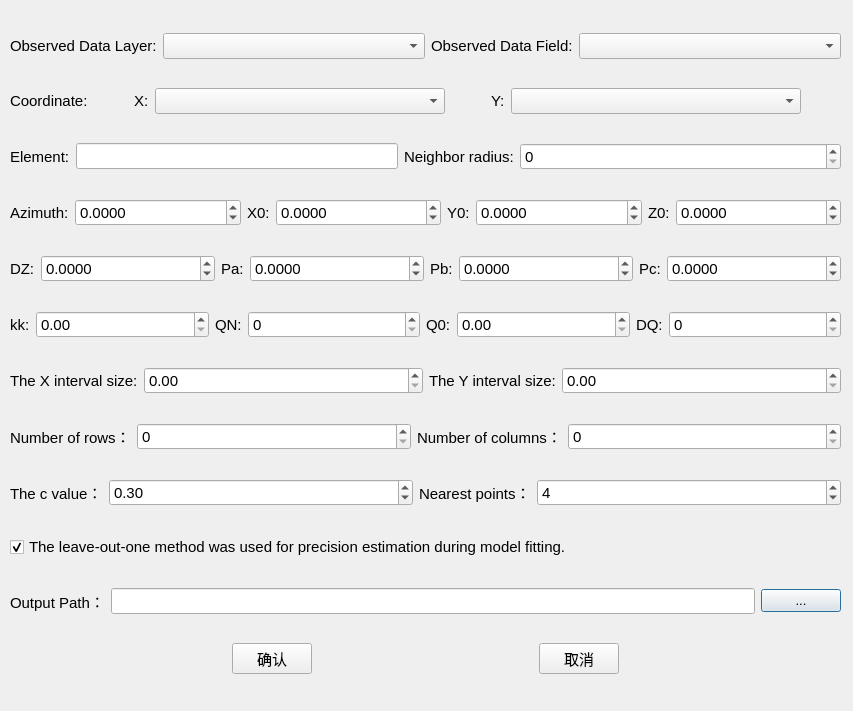
<?xml version="1.0" encoding="UTF-8"?>
<ui version="4.0">
 <class>ReservesEstimatesDialog</class>
 <widget class="QDialog" name="ReservesEstimatesDialog">
  <property name="geometry">
   <rect>
    <x>0</x>
    <y>0</y>
    <width>853</width>
    <height>711</height>
   </rect>
  </property>
  <property name="font">
   <font>
    <pointsize>11</pointsize>
   </font>
  </property>
  <property name="windowTitle">
   <string>Dialog</string>
  </property>
  <widget class="QWidget" name="verticalLayoutWidget">
   <property name="geometry">
    <rect>
     <x>10</x>
     <y>10</y>
     <width>831</width>
     <height>691</height>
    </rect>
   </property>
   <layout class="QVBoxLayout" name="verticalLayout">
    <property name="sizeConstraint">
     <enum>QLayout::SetDefaultConstraint</enum>
    </property>
    <item>
     <layout class="QHBoxLayout" name="horizontalLayout_2">
      <item>
       <widget class="QLabel" name="label">
        <property name="text">
         <string>Observed Data Layer:</string>
        </property>
       </widget>
      </item>
      <item>
       <widget class="QComboBox" name="cmbObPath">
        <property name="sizePolicy">
         <sizepolicy hsizetype="Expanding" vsizetype="Fixed">
          <horstretch>0</horstretch>
          <verstretch>0</verstretch>
         </sizepolicy>
        </property>
       </widget>
      </item>
      <item>
       <widget class="QLabel" name="label_12">
        <property name="text">
         <string>Observed Data Field:</string>
        </property>
       </widget>
      </item>
      <item>
       <widget class="QComboBox" name="cmbObVal">
        <property name="enabled">
         <bool>true</bool>
        </property>
        <property name="sizePolicy">
         <sizepolicy hsizetype="Expanding" vsizetype="Fixed">
          <horstretch>0</horstretch>
          <verstretch>0</verstretch>
         </sizepolicy>
        </property>
       </widget>
      </item>
     </layout>
    </item>
    <item>
     <layout class="QHBoxLayout" name="horizontalLayout">
      <item>
       <widget class="QLabel" name="label_4">
        <property name="text">
         <string>Coordinate:</string>
        </property>
       </widget>
      </item>
      <item>
       <spacer name="horizontalSpacer">
        <property name="orientation">
         <enum>Qt::Horizontal</enum>
        </property>
        <property name="sizeType">
         <enum>QSizePolicy::Fixed</enum>
        </property>
        <property name="sizeHint" stdset="0">
         <size>
          <width>40</width>
          <height>20</height>
         </size>
        </property>
       </spacer>
      </item>
      <item>
       <widget class="QLabel" name="label_5">
        <property name="text">
         <string>X:</string>
        </property>
       </widget>
      </item>
      <item>
       <widget class="QComboBox" name="cmb_x">
        <property name="sizePolicy">
         <sizepolicy hsizetype="Expanding" vsizetype="Fixed">
          <horstretch>0</horstretch>
          <verstretch>0</verstretch>
         </sizepolicy>
        </property>
        <property name="minimumSize">
         <size>
          <width>100</width>
          <height>0</height>
         </size>
        </property>
        <property name="editable">
         <bool>false</bool>
        </property>
       </widget>
      </item>
      <item>
       <spacer name="horizontalSpacer_3">
        <property name="orientation">
         <enum>Qt::Horizontal</enum>
        </property>
        <property name="sizeType">
         <enum>QSizePolicy::Fixed</enum>
        </property>
        <property name="sizeHint" stdset="0">
         <size>
          <width>40</width>
          <height>20</height>
         </size>
        </property>
       </spacer>
      </item>
      <item>
       <widget class="QLabel" name="label_10">
        <property name="enabled">
         <bool>true</bool>
        </property>
        <property name="text">
         <string>Y:</string>
        </property>
       </widget>
      </item>
      <item>
       <widget class="QComboBox" name="cmb_y">
        <property name="sizePolicy">
         <sizepolicy hsizetype="Expanding" vsizetype="Fixed">
          <horstretch>0</horstretch>
          <verstretch>0</verstretch>
         </sizepolicy>
        </property>
        <property name="minimumSize">
         <size>
          <width>100</width>
          <height>0</height>
         </size>
        </property>
        <property name="editable">
         <bool>false</bool>
        </property>
       </widget>
      </item>
      <item>
       <spacer name="horizontalSpacer_2">
        <property name="orientation">
         <enum>Qt::Horizontal</enum>
        </property>
        <property name="sizeType">
         <enum>QSizePolicy::Fixed</enum>
        </property>
        <property name="sizeHint" stdset="0">
         <size>
          <width>40</width>
          <height>20</height>
         </size>
        </property>
       </spacer>
      </item>
     </layout>
    </item>
    <item>
     <layout class="QHBoxLayout" name="horizontalLayout_8">
      <item>
       <widget class="QLabel" name="label_2">
        <property name="text">
         <string>Element:</string>
        </property>
       </widget>
      </item>
      <item>
       <widget class="QLineEdit" name="le_e"/>
      </item>
      <item>
       <widget class="QLabel" name="label_3">
        <property name="text">
         <string>Neighbor radius:</string>
        </property>
       </widget>
      </item>
      <item>
       <widget class="QSpinBox" name="sb_lb">
        <property name="sizePolicy">
         <sizepolicy hsizetype="Expanding" vsizetype="Fixed">
          <horstretch>0</horstretch>
          <verstretch>0</verstretch>
         </sizepolicy>
        </property>
       </widget>
      </item>
     </layout>
    </item>
    <item>
     <layout class="QHBoxLayout" name="horizontalLayout_9">
      <item>
       <widget class="QLabel" name="label_7">
        <property name="text">
         <string>Azimuth:</string>
        </property>
       </widget>
      </item>
      <item>
       <widget class="QDoubleSpinBox" name="dsb_a0">
        <property name="sizePolicy">
         <sizepolicy hsizetype="Expanding" vsizetype="Fixed">
          <horstretch>0</horstretch>
          <verstretch>0</verstretch>
         </sizepolicy>
        </property>
        <property name="decimals">
         <number>4</number>
        </property>
        <property name="minimum">
         <double>-360.000000000000000</double>
        </property>
        <property name="maximum">
         <double>360.000000000000000</double>
        </property>
       </widget>
      </item>
      <item>
       <widget class="QLabel" name="label_11">
        <property name="text">
         <string>X0:</string>
        </property>
       </widget>
      </item>
      <item>
       <widget class="QDoubleSpinBox" name="dsb_x0">
        <property name="sizePolicy">
         <sizepolicy hsizetype="Expanding" vsizetype="Fixed">
          <horstretch>0</horstretch>
          <verstretch>0</verstretch>
         </sizepolicy>
        </property>
        <property name="decimals">
         <number>4</number>
        </property>
        <property name="minimum">
         <double>-9999999.000000000000000</double>
        </property>
        <property name="maximum">
         <double>99999999.000000000000000</double>
        </property>
       </widget>
      </item>
      <item>
       <widget class="QLabel" name="label_13">
        <property name="text">
         <string>Y0:</string>
        </property>
       </widget>
      </item>
      <item>
       <widget class="QDoubleSpinBox" name="dsb_y0">
        <property name="sizePolicy">
         <sizepolicy hsizetype="Expanding" vsizetype="Fixed">
          <horstretch>0</horstretch>
          <verstretch>0</verstretch>
         </sizepolicy>
        </property>
        <property name="decimals">
         <number>4</number>
        </property>
        <property name="minimum">
         <double>-99999999.000000000000000</double>
        </property>
        <property name="maximum">
         <double>99999999.000000000000000</double>
        </property>
       </widget>
      </item>
      <item>
       <widget class="QLabel" name="label_26">
        <property name="text">
         <string>Z0:</string>
        </property>
       </widget>
      </item>
      <item>
       <widget class="QDoubleSpinBox" name="dsb_z0">
        <property name="sizePolicy">
         <sizepolicy hsizetype="Expanding" vsizetype="Fixed">
          <horstretch>0</horstretch>
          <verstretch>0</verstretch>
         </sizepolicy>
        </property>
        <property name="decimals">
         <number>4</number>
        </property>
        <property name="minimum">
         <double>-99999999.000000000000000</double>
        </property>
        <property name="maximum">
         <double>99999999.000000000000000</double>
        </property>
       </widget>
      </item>
     </layout>
    </item>
    <item>
     <layout class="QHBoxLayout" name="horizontalLayout_10">
      <item>
       <widget class="QLabel" name="label_14">
        <property name="text">
         <string>DZ:</string>
        </property>
       </widget>
      </item>
      <item>
       <widget class="QDoubleSpinBox" name="dsb_dz">
        <property name="sizePolicy">
         <sizepolicy hsizetype="Expanding" vsizetype="Fixed">
          <horstretch>0</horstretch>
          <verstretch>0</verstretch>
         </sizepolicy>
        </property>
        <property name="decimals">
         <number>4</number>
        </property>
        <property name="minimum">
         <double>-9999999.000000000000000</double>
        </property>
        <property name="maximum">
         <double>999999.000000000000000</double>
        </property>
       </widget>
      </item>
      <item>
       <widget class="QLabel" name="label_15">
        <property name="text">
         <string>Pa:</string>
        </property>
       </widget>
      </item>
      <item>
       <widget class="QDoubleSpinBox" name="dsb_p_a">
        <property name="sizePolicy">
         <sizepolicy hsizetype="Expanding" vsizetype="Fixed">
          <horstretch>0</horstretch>
          <verstretch>0</verstretch>
         </sizepolicy>
        </property>
        <property name="decimals">
         <number>4</number>
        </property>
        <property name="minimum">
         <double>-9999.000000000000000</double>
        </property>
        <property name="maximum">
         <double>9999.000000000000000</double>
        </property>
       </widget>
      </item>
      <item>
       <widget class="QLabel" name="label_16">
        <property name="text">
         <string>Pb:</string>
        </property>
       </widget>
      </item>
      <item>
       <widget class="QDoubleSpinBox" name="dsb_p_b">
        <property name="sizePolicy">
         <sizepolicy hsizetype="Expanding" vsizetype="Fixed">
          <horstretch>0</horstretch>
          <verstretch>0</verstretch>
         </sizepolicy>
        </property>
        <property name="decimals">
         <number>4</number>
        </property>
        <property name="minimum">
         <double>-9999.000000000000000</double>
        </property>
        <property name="maximum">
         <double>9999.000000000000000</double>
        </property>
       </widget>
      </item>
      <item>
       <widget class="QLabel" name="label_17">
        <property name="text">
         <string>Pc:</string>
        </property>
       </widget>
      </item>
      <item>
       <widget class="QDoubleSpinBox" name="dsb_p_c">
        <property name="sizePolicy">
         <sizepolicy hsizetype="Expanding" vsizetype="Fixed">
          <horstretch>0</horstretch>
          <verstretch>0</verstretch>
         </sizepolicy>
        </property>
        <property name="decimals">
         <number>4</number>
        </property>
        <property name="minimum">
         <double>-9999.000000000000000</double>
        </property>
        <property name="maximum">
         <double>9999.000000000000000</double>
        </property>
       </widget>
      </item>
     </layout>
    </item>
    <item>
     <layout class="QHBoxLayout" name="horizontalLayout_11">
      <item>
       <widget class="QLabel" name="label_18">
        <property name="text">
         <string>kk:</string>
        </property>
       </widget>
      </item>
      <item>
       <widget class="QDoubleSpinBox" name="dsb_kk">
        <property name="sizePolicy">
         <sizepolicy hsizetype="Expanding" vsizetype="Fixed">
          <horstretch>0</horstretch>
          <verstretch>0</verstretch>
         </sizepolicy>
        </property>
        <property name="maximum">
         <double>1.000000000000000</double>
        </property>
       </widget>
      </item>
      <item>
       <widget class="QLabel" name="label_19">
        <property name="text">
         <string>QN:</string>
        </property>
       </widget>
      </item>
      <item>
       <widget class="QSpinBox" name="sb_qn">
        <property name="sizePolicy">
         <sizepolicy hsizetype="Expanding" vsizetype="Fixed">
          <horstretch>0</horstretch>
          <verstretch>0</verstretch>
         </sizepolicy>
        </property>
       </widget>
      </item>
      <item>
       <widget class="QLabel" name="label_20">
        <property name="text">
         <string>Q0:</string>
        </property>
       </widget>
      </item>
      <item>
       <widget class="QDoubleSpinBox" name="dsb_q0">
        <property name="sizePolicy">
         <sizepolicy hsizetype="Expanding" vsizetype="Fixed">
          <horstretch>0</horstretch>
          <verstretch>0</verstretch>
         </sizepolicy>
        </property>
        <property name="maximum">
         <double>100.000000000000000</double>
        </property>
       </widget>
      </item>
      <item>
       <widget class="QLabel" name="label_21">
        <property name="text">
         <string>DQ:</string>
        </property>
       </widget>
      </item>
      <item>
       <widget class="QSpinBox" name="sb_dq">
        <property name="sizePolicy">
         <sizepolicy hsizetype="Expanding" vsizetype="Fixed">
          <horstretch>0</horstretch>
          <verstretch>0</verstretch>
         </sizepolicy>
        </property>
       </widget>
      </item>
     </layout>
    </item>
    <item>
     <layout class="QHBoxLayout" name="horizontalLayout_5">
      <item>
       <widget class="QLabel" name="label_grid">
        <property name="text">
         <string>The X interval size:</string>
        </property>
       </widget>
      </item>
      <item>
       <widget class="QDoubleSpinBox" name="dsb_x">
        <property name="sizePolicy">
         <sizepolicy hsizetype="Expanding" vsizetype="Fixed">
          <horstretch>0</horstretch>
          <verstretch>0</verstretch>
         </sizepolicy>
        </property>
        <property name="maximum">
         <double>9999.000000000000000</double>
        </property>
       </widget>
      </item>
      <item>
       <widget class="QLabel" name="label_grid_2">
        <property name="text">
         <string>The Y interval size:</string>
        </property>
       </widget>
      </item>
      <item>
       <widget class="QDoubleSpinBox" name="dsb_y">
        <property name="sizePolicy">
         <sizepolicy hsizetype="Expanding" vsizetype="Fixed">
          <horstretch>0</horstretch>
          <verstretch>0</verstretch>
         </sizepolicy>
        </property>
        <property name="maximum">
         <double>9999.000000000000000</double>
        </property>
       </widget>
      </item>
     </layout>
    </item>
    <item>
     <layout class="QHBoxLayout" name="horizontalLayout_7">
      <item>
       <widget class="QLabel" name="label_grid_3">
        <property name="text">
         <string>Number of rows：</string>
        </property>
       </widget>
      </item>
      <item>
       <widget class="QSpinBox" name="sb_n_r">
        <property name="sizePolicy">
         <sizepolicy hsizetype="Expanding" vsizetype="Fixed">
          <horstretch>0</horstretch>
          <verstretch>0</verstretch>
         </sizepolicy>
        </property>
        <property name="maximum">
         <number>999</number>
        </property>
       </widget>
      </item>
      <item>
       <widget class="QLabel" name="label_grid_4">
        <property name="text">
         <string>Number of columns：</string>
        </property>
       </widget>
      </item>
      <item>
       <widget class="QSpinBox" name="sb_n_c">
        <property name="sizePolicy">
         <sizepolicy hsizetype="Expanding" vsizetype="Fixed">
          <horstretch>0</horstretch>
          <verstretch>0</verstretch>
         </sizepolicy>
        </property>
        <property name="maximum">
         <number>999</number>
        </property>
       </widget>
      </item>
     </layout>
    </item>
    <item>
     <layout class="QHBoxLayout" name="horizontalLayout_6">
      <item>
       <widget class="QLabel" name="label_9">
        <property name="text">
         <string>The c value：</string>
        </property>
       </widget>
      </item>
      <item>
       <widget class="QDoubleSpinBox" name="dsb_c_num">
        <property name="sizePolicy">
         <sizepolicy hsizetype="Expanding" vsizetype="Fixed">
          <horstretch>0</horstretch>
          <verstretch>0</verstretch>
         </sizepolicy>
        </property>
        <property name="maximum">
         <double>1.500000000000000</double>
        </property>
        <property name="singleStep">
         <double>0.100000000000000</double>
        </property>
        <property name="value">
         <double>0.300000000000000</double>
        </property>
       </widget>
      </item>
      <item>
       <widget class="QLabel" name="label_8">
        <property name="text">
         <string>Nearest points：</string>
        </property>
       </widget>
      </item>
      <item>
       <widget class="QSpinBox" name="sb_k_num">
        <property name="sizePolicy">
         <sizepolicy hsizetype="Expanding" vsizetype="Fixed">
          <horstretch>0</horstretch>
          <verstretch>0</verstretch>
         </sizepolicy>
        </property>
        <property name="minimum">
         <number>1</number>
        </property>
        <property name="maximum">
         <number>9999</number>
        </property>
        <property name="value">
         <number>4</number>
        </property>
       </widget>
      </item>
     </layout>
    </item>
    <item>
     <widget class="QCheckBox" name="cb_error">
      <property name="text">
       <string>The leave-out-one method was used for precision estimation during model fitting.</string>
      </property>
      <property name="checked">
       <bool>true</bool>
      </property>
      <property name="tristate">
       <bool>false</bool>
      </property>
     </widget>
    </item>
    <item>
     <layout class="QHBoxLayout" name="horizontalLayout_3">
      <item>
       <widget class="QLabel" name="label_6">
        <property name="text">
         <string>Output Path：</string>
        </property>
       </widget>
      </item>
      <item>
       <widget class="QLineEdit" name="lineOutputPath"/>
      </item>
      <item>
       <widget class="QPushButton" name="btnBrowseOutput">
        <property name="font">
         <font>
          <pointsize>10</pointsize>
          <weight>50</weight>
          <bold>false</bold>
         </font>
        </property>
        <property name="text">
         <string>...</string>
        </property>
       </widget>
      </item>
     </layout>
    </item>
    <item>
     <layout class="QHBoxLayout" name="horizontalLayout_4">
      <item>
       <spacer name="horizontalSpacer_10">
        <property name="orientation">
         <enum>Qt::Horizontal</enum>
        </property>
        <property name="sizeHint" stdset="0">
         <size>
          <width>40</width>
          <height>20</height>
         </size>
        </property>
       </spacer>
      </item>
      <item>
       <widget class="QPushButton" name="btnComfirm">
        <property name="text">
         <string>确认</string>
        </property>
       </widget>
      </item>
      <item>
       <spacer name="horizontalSpacer_9">
        <property name="orientation">
         <enum>Qt::Horizontal</enum>
        </property>
        <property name="sizeHint" stdset="0">
         <size>
          <width>40</width>
          <height>20</height>
         </size>
        </property>
       </spacer>
      </item>
      <item>
       <widget class="QPushButton" name="btnCancel">
        <property name="text">
         <string>取消</string>
        </property>
       </widget>
      </item>
      <item>
       <spacer name="horizontalSpacer_11">
        <property name="orientation">
         <enum>Qt::Horizontal</enum>
        </property>
        <property name="sizeHint" stdset="0">
         <size>
          <width>40</width>
          <height>20</height>
         </size>
        </property>
       </spacer>
      </item>
     </layout>
    </item>
   </layout>
  </widget>
 </widget>
 <resources/>
 <connections/>
</ui>
